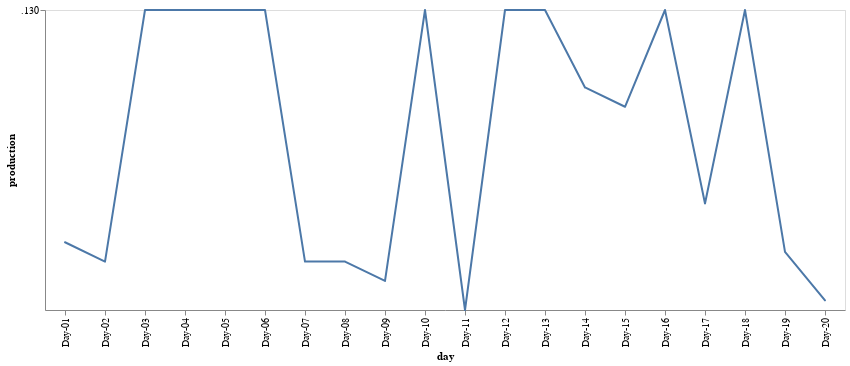

Notebook code cell kept with this figure:
### Markdown cell above
The following is a chart representing the historical production for machine M-01.

### Code cell
df_production_m01 = df_historical_production[df_historical_production.machine == 'M-01']

alt.Chart(df_production_m01).mark_trail().encode(
    x='day',
    y='production:T',
).properties(
    width=800,
    height=300
)

### Figure 1 — Vega-Lite specification as saved in the notebook (floating-point values rounded to 4 significant figures)
{"config": {"view": {"continuousWidth": 400, "continuousHeight": 300}}, "data": {"name": "data-17c3e1b290f4a2ac83ae20e390c58af0"}, "mark": "trail", "encoding": {"x": {"type": "nominal", "field": "day"}, "y": {"type": "temporal", "field": "production"}}, "height": 300, "width": 800, "$schema": "https://vega.github.io/schema/vega-lite/v4.8.1.json", "datasets": {"data-17c3e1b290f4a2ac83ae20e390c58af0": [{"machine": "M-01", "day": "Day-01", "production": 106}, {"machine": "M-01", "day": "Day-02", "production": 104}, {"machine": "M-01", "day": "Day-03", "production": 130}, {"machine": "M-01", "day": "Day-04", "production": 130}, {"machine": "M-01", "day": "Day-05", "production": 130}, {"machine": "M-01", "day": "Day-06", "production": 130}, {"machine": "M-01", "day": "Day-07", "production": 104}, {"machine": "M-01", "day": "Day-08", "production": 104}, {"machine": "M-01", "day": "Day-09", "production": 102}, {"machine": "M-01", "day": "Day-10", "production": 130}, {"machine": "M-01", "day": "Day-11", "production": 99}, {"machine": "M-01", "day": "Day-12", "production": 130}, {"machine": "M-01", "day": "Day-13", "production": 130}, {"machine": "M-01", "day": "Day-14", "production": 122}, {"machine": "M-01", "day": "Day-15", "production": 120}, {"machine": "M-01", "day": "Day-16", "production": 130}, {"machine": "M-01", "day": "Day-17", "production": 110}, {"machine": "M-01", "day": "Day-18", "production": 130}, {"machine": "M-01", "day": "Day-19", "production": 105}, {"machine": "M-01", "day": "Day-20", "production": 100}]}}
